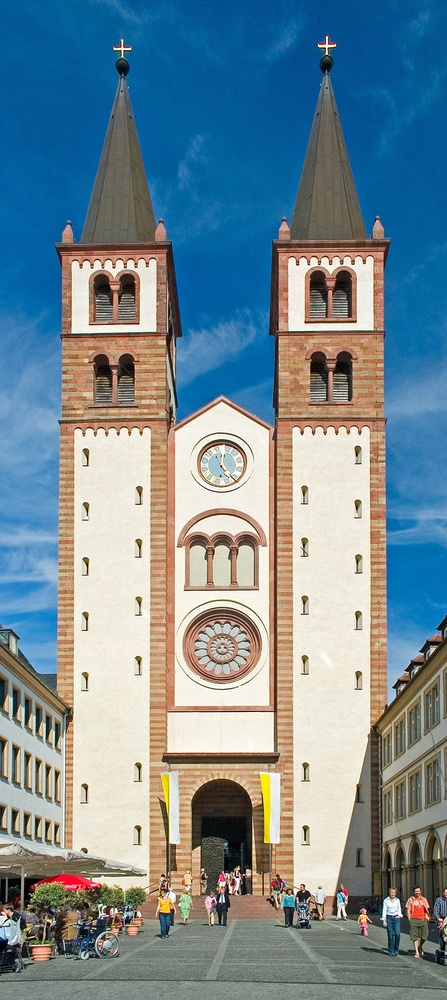
#> input picture test3.jpg, 447 x 1000 px, shrunk from 800 x 1788 before the run
$ python aufgabe4_2.py
#> lines starting #> are read from the running program, lines starting #| are printed output that depends on the picture
# -*- coding: utf-8 -*-
"""
Created on Tue May 12 14:58:16 2020

@author: logam
"""


import matplotlib.pyplot as plt
import numpy as np
import cv2

img = cv2.imread('test3.jpg')
#> img is the input picture: shape (1000, 447, 3); mean B, G, R 147.5, 138, 116.8
plt.figure(dpi=300)
img = cv2.cvtColor(img, cv2.COLOR_BGR2RGB)


ret, thresh1 = cv2.threshold(img, 30, 90, cv2.THRESH_BINARY)
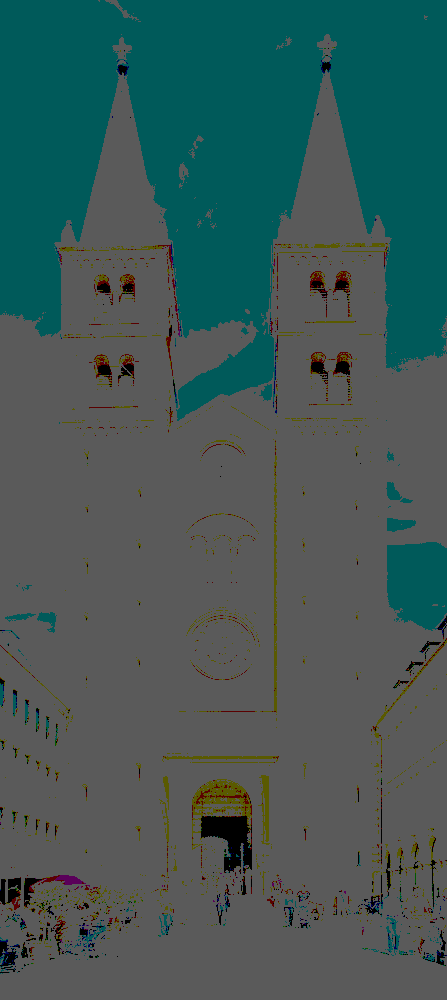
#> thresh1: shape (1000, 447, 3); mean R, G, B 64.3, 88.1, 86.6

plt.subplot(121),plt.imshow(img, cmap='gray'),plt.title('Original')

plt.subplot(122),plt.imshow(thresh1, cmap='gray'),plt.title('Threshold')
plt.xticks([]), plt.yticks([])
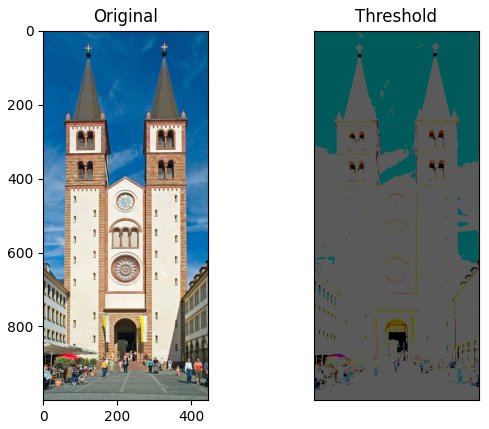
#> figure drawn by matplotlib, 2 panels

$ run again, with test4.jpg copied over test3.jpg
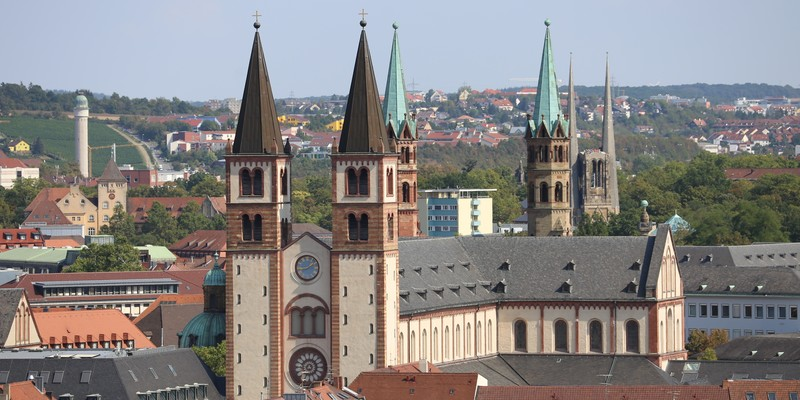
#> input picture test4.jpg, 800 x 400 px
#> img is the input picture: shape (400, 800, 3); mean B, G, R 130.3, 131.5, 135.1
#> `ret, thresh1 = cv2.threshold(img, 30, 90, cv2.THRESH_BINARY)`:
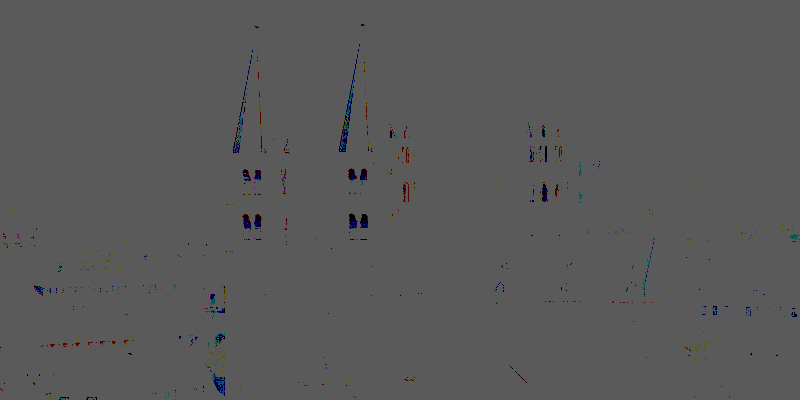
#> thresh1: shape (400, 800, 3); mean R, G, B 89.4, 89.4, 89.4
#> `plt.xticks([]), plt.yticks([])`:
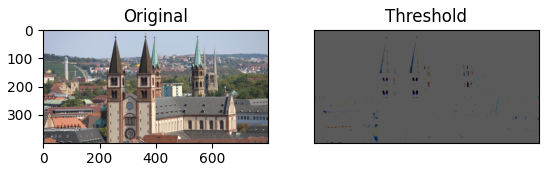
#> figure drawn by matplotlib, 2 panels

$ run again, with rotation1.JPG copied over test3.jpg
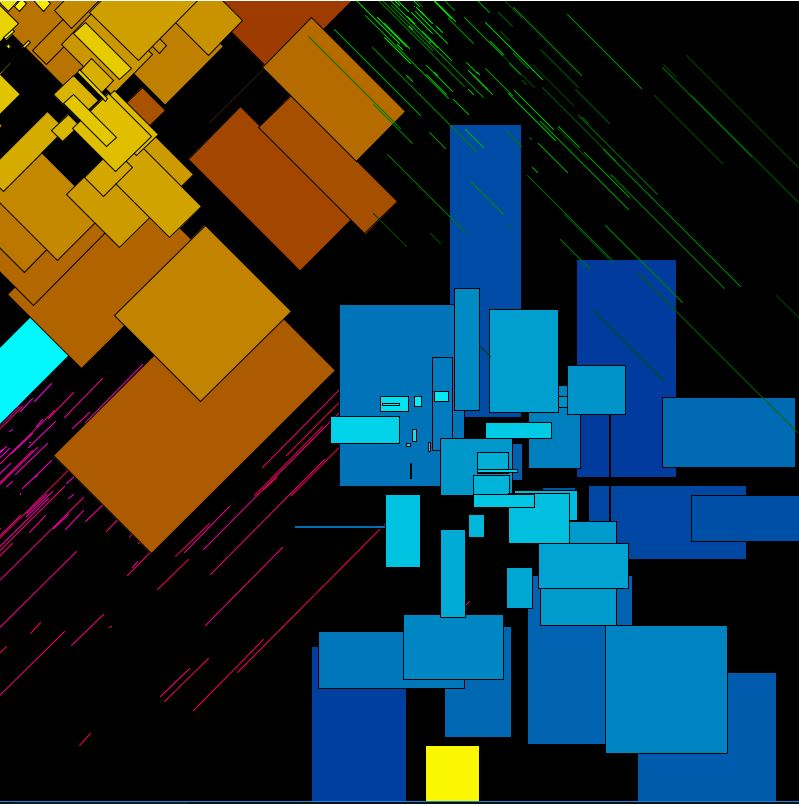
#> input picture rotation1.JPG, 799 x 804 px
#> img is the input picture: shape (804, 799, 3); mean B, G, R 53, 56.1, 39.8
#> `ret, thresh1 = cv2.threshold(img, 30, 90, cv2.THRESH_BINARY)`:
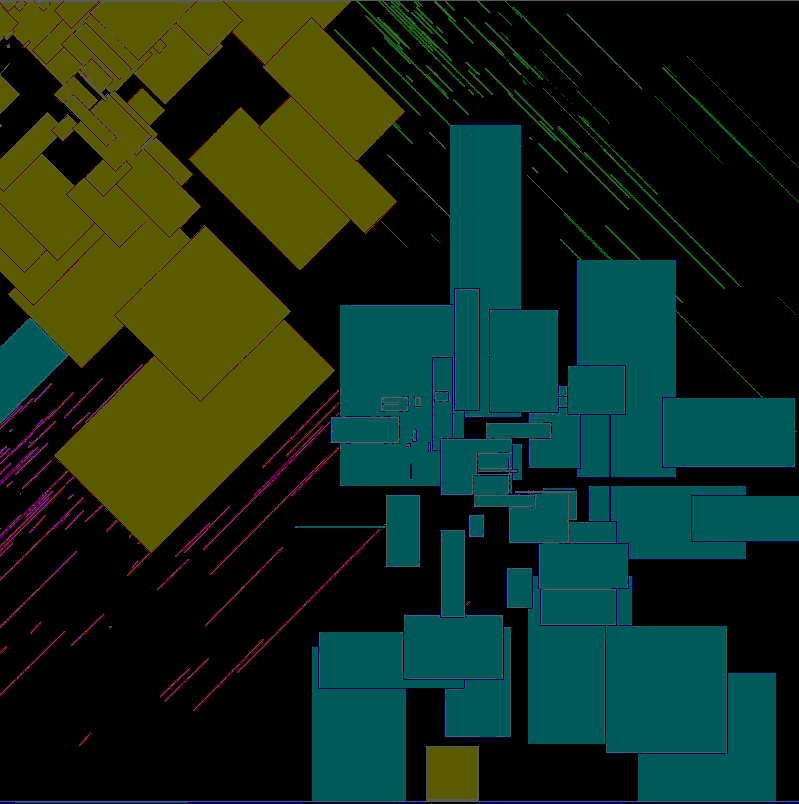
#> thresh1: shape (804, 799, 3); mean R, G, B 20.8, 44.3, 27.5
#> `plt.xticks([]), plt.yticks([])`:
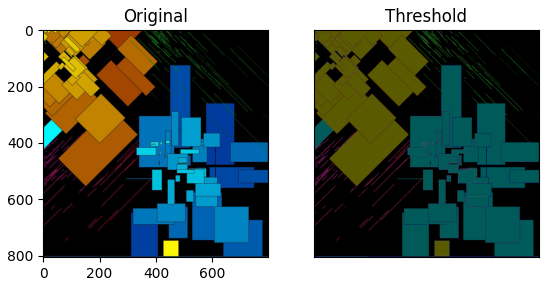
#> figure drawn by matplotlib, 2 panels
